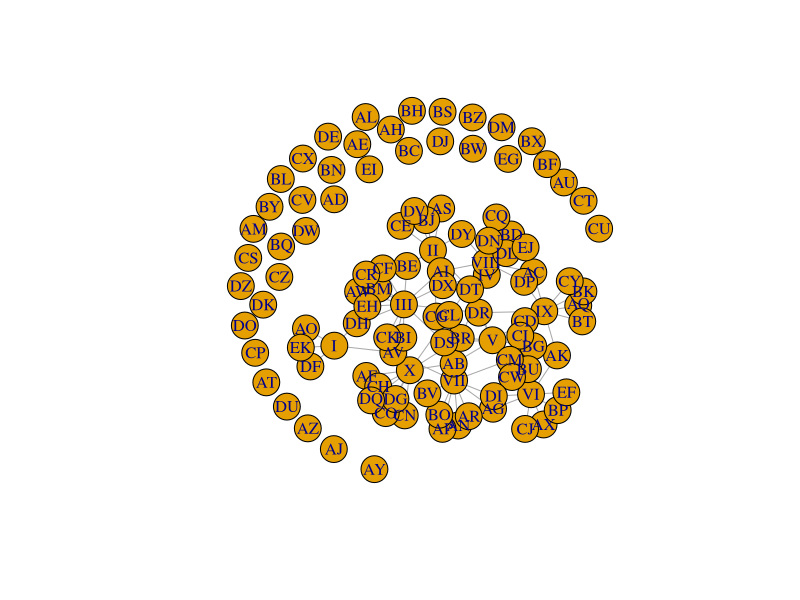
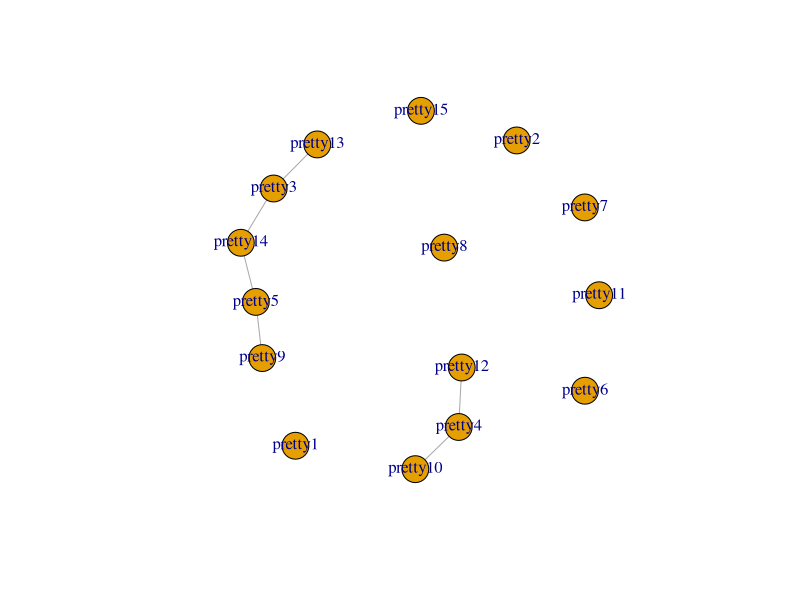

The R script that drew these images, in order: (Note: this script raises an error after producing the figures.)
#bipartite graph functions
#based on Latapy 2008
library(igraph)

#model graphs for testing
bg = bipartite.random.game(n1 = 10, n2 = 100, type = "gnp", p = 0.1)
V(bg)[type == FALSE]$name <- as.character(as.roman(1:10))

a = combn(LETTERS[1:26], m = 2, simplify = TRUE)
c= character()
for(i in 1:325){b = paste0(a[1,i], a[2,i])
  c = c(c,b)
  rm(i)
}
V(bg)[type == TRUE]$name = c[1:100]

plot(bg)

biguglytest = bipartite.random.game(n1 = 100, n2 = 1000, type = "gnp", p = 0.1)
V(biguglytest)$name = paste0("ugly", 1:1100)

prettytest = bipartite.random.game(n1 = 5, n2 = 10, type = "gnp", p = 0.1)
V(prettytest)$name = paste0("pretty", 1:15)
plot(prettytest)

gargantua = bipartite.random.game(n1 = 100, n2 = 22000, type = "gnp", p = 0.1)
V(gargantua)$name = paste0("ugly", 1:22000)

##############Neighbors of distance 2

NeighborsDistance2 <- function(g, v){
  #takes a single node; 
  if(length(v)>1){
    warning("More than one V selected; returning distance 2 neighborhood for first vertex only")
  }
  vx = V(g)[v] #define v as a igraph.vs
  a = neighbors(graph = g, v = vx) #gets neighbors for v
  b = adjacent_vertices(graph = g, v = a) # gets neighbors of neighbors of v, including v
  c = unique(unlist(b)) #
  #return(c)
   if(!is.null(c)){
     c = c[order(c)]  
   }
  
    d2 = V(g)[c] #still includes v
    d2 = d2[!(d2%in%vx)] #removes v
    return(d2)
}

NeighborsDistance2.multi <- function(g, v=V(g), size = FALSE){

    a = lapply(V(g)[v], NeighborsDistance2, g = g)
  if(size == FALSE){
    return(a)
  }
  if(size == TRUE){
    return(sapply(a, length))
  }
}

#takes about 15 minutes to analyze a 22100 node network.
proctor = proc.time()
test_temp = NeighborsDistance2.multi(gargantua, size = TRUE)
proctor = proc.time() - proctor

plot(x = degree(prettytest, v = V(prettytest)[type == TRUE]), 
     y = NeighborsDistance2.multi(prettytest, size = TRUE, v = V(prettytest)[type == TRUE]) 
     )

plot(x = degree(bg, v = V(bg)[type == TRUE]), 
     y = NeighborsDistance2.multi(bg, size = TRUE, v = V(bg)[type == TRUE]) 
)

plot(x = degree(biguglytest, v = V(biguglytest)[type == TRUE]), 
     y = NeighborsDistance2.multi(biguglytest, size = TRUE, v = V(biguglytest)[type == TRUE]) 
)

##############Clustering coefficient, point

ClusteringCoefficientPoint.Pair <- function(g, v1, v2){
  sect = V(g)[nei(v1) & nei(v2)]
  nion = V(g)[nei(c(v1,v2))] 
  point = length(sect)/length(nion)
  return(point)
}

ClusteringCoefficientPoint.Pair(bg, 2, 4)
sapply(X = V(bg)[1:5], FUN = ClusteringCoefficientPoint.Pair, g = bg, v1 = 2, USE.NAMES = TRUE)

sapply(X = V(bg)[NeighborsDistance2(g = bg, v = "II")], 
       FUN = ClusteringCoefficientPoint.Pair, 
       g = bg, 
#       v1 = V(bg)["II"], 
       v1 = 2,
       USE.NAMES = TRUE)

ClusteringCoefficientPoint <- function(g, u){
  u = V(g)[u]
  NNu = (NeighborsDistance2(g = g, v = u))
  if(length(NNu)==0){
    return(0)
  }
  ccp = sapply(X = V(g)[NNu], 
               FUN = function(v){ClusteringCoefficientPoint.Pair(g = g, 
                                                                 v1 = V(g)[v], 
                                                                 v2 = V(g)[u])},
               USE.NAMES = TRUE
                 )
  #if(length(ccp)==0){ccp = 0}
  #if(length(NNu)==0){NNu = 1}
  ccpu = (sum(ccp))/(length(NNu))
  return(ccpu)
}

ClusteringCoefficientPoint(bg, 11)
length(ClusteringCoefficientPoint(bg, 11))
V(bg)[type == "TRUE"]
mean(sapply(X = V(bg)[type == "FALSE"], ClusteringCoefficientPoint, g = bg))
a = sapply(X = V(bg)[type == TRUE], ClusteringCoefficientPoint, g = bg)

#TO DO: CUMULATIVE DISTRIBUTION PLOTTING
plot(x = degree())
b = a[order(a)]
plot(prop.table(b))
plot(cumsum(prop.table(b)))


ecdf(a)
knots(ecdf(a))
cumsum(a)
?prop.table(a)
